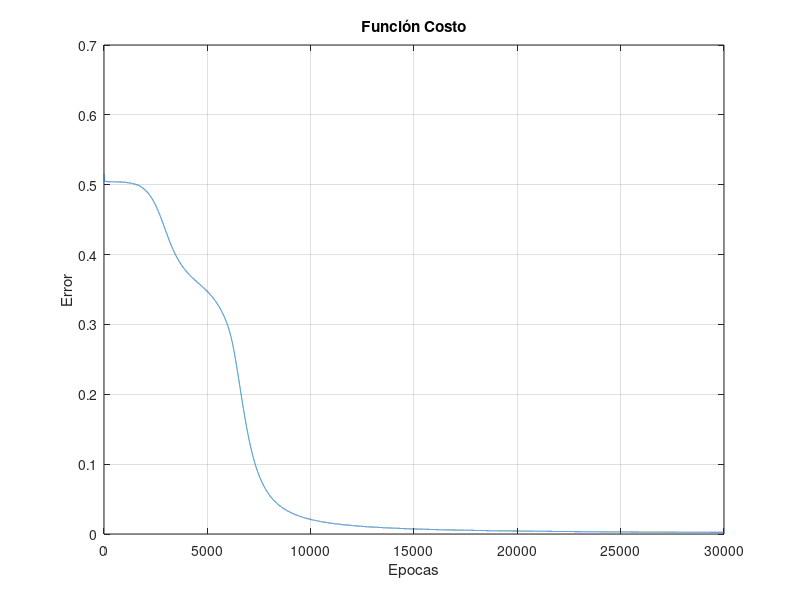

MATLAB code for this plot:
close all; clear, clc

eta = 0.1;
epochs = 30000;

X = [0 0; 0 1; 1 0; 1 1];
Y = [1; 0; 0; 1];

[m, ~] = size(X);

w1 = rand(2, 3)*2-1;
w2 = rand(1, 3)*2-1;

sig = @(x) 1 ./ (1 + exp(-x));
dsig = @(x) exp(-x) ./ (1 + exp(-x)).^2;

error = zeros(epochs, 1);

X = [ones(m, 1) X];

for epoch = 1 : epochs
    e = 0;
    for i = 1 : m
        x = X(i,:)';
        y = Y(i);
        
        % Propagacion hacia adelante
        z1 = w1 * x;
        h = [1; sig(z1)];
        z2 = w2 * h;
        o = sig(z2);
    
        % Calculo del error
        e = e + 0.5 * (y - o).^2;

        % Retropropagacion
        delta_o = (o - y) * dsig(z2);
        delta_h = dsig(z1) .* (w2(:,2:end)' * delta_o);

        % Actualización de los pesos
        w2 = w2 - eta * delta_o * h';
        w1 = w1 - eta * delta_h * x';
    end

    error(epoch) = e;
end

disp('Pesos capa oculta:')
disp(w1)
disp('Pesos capa salida:')
disp(w2)

disp('Resultados:')
for i = 1 : length(X)
    x = X(i,:)';
    y = Y(i);

    z1 = w1 * x;
    h = [1; sig(z1)];
    z2 = w2 * h;
    o = sig(z2);

    fprintf('Entrada: [%d %d], Salida: %.1f\n', X(i,1), X(i,2), o)
end

plot(1:epochs, error)
title('Función Costo'), xlabel('Epocas'), ylabel('Error'), grid on
